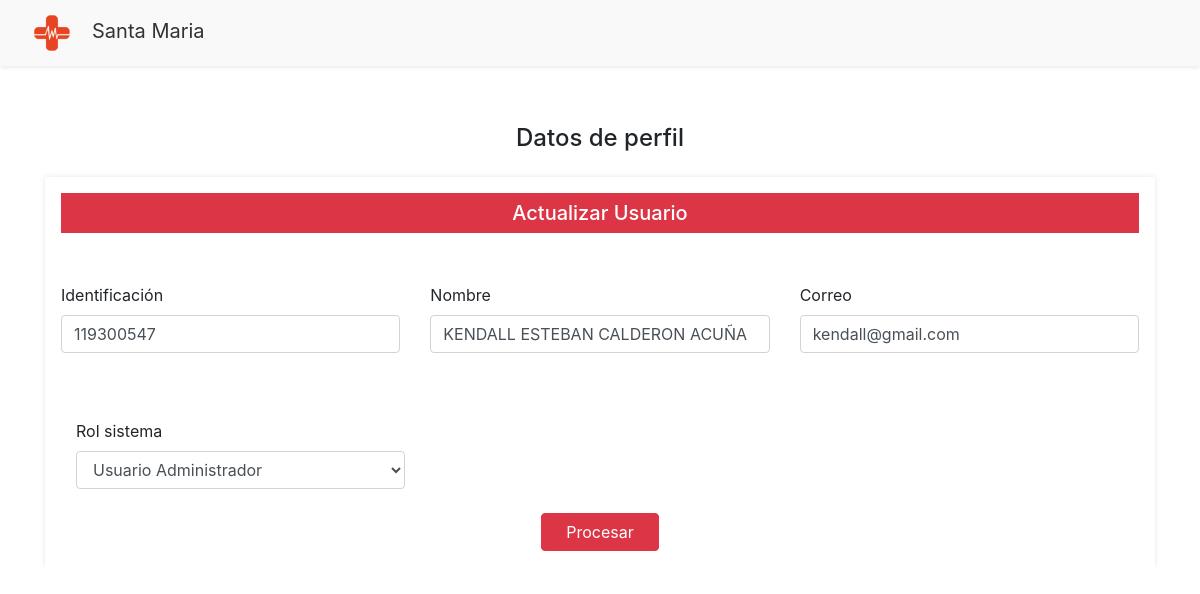
Screenshot of /views/usuario/actualizarUsuario.php?q=2 with the database file from the repository.
### tables this page shows
CREATE TABLE `tusuario` (
  `IdUsuario` int(11) NOT NULL AUTO_INCREMENT,
  `Nombre` varchar(255) NOT NULL,
  `Correo` varchar(100) NOT NULL,
  `Identificacion` varchar(20) NOT NULL,
  `Contrasenna` varchar(10) NOT NULL,
  `IdRol` int(11) NOT NULL,
  `Estado` bit(1) NOT NULL,
  PRIMARY KEY (`IdUsuario`),
  KEY `FK_tusuario_trol` (`IdRol`),
  CONSTRAINT `FK_tusuario_trol` FOREIGN KEY (`IdRol`) REFERENCES `trol` (`IdRol`)
);

### models/usuarioModel.php (called while the page is built, shortened)
<?php
    function consultarInfoUsuarioModel($idUsuario){
    try
        {
            $context = OpenDB();
            $sp = "CALL consultarInfoUsuario('$idUsuario')";
            $respuesta = $context -> query($sp);
            return $respuesta;
        }
        catch(Exception $error)
        {
        RegistrarError($error);
            return null;
        }
    }
    function consultarRolesModel(){
    try
        {
            $context = OpenDB();
            $sp = "CALL ConsultarRoles()";
            $respuesta = $context -> query($sp);
            return $respuesta;
        }
        catch(Exception $error)
        {
        RegistrarError($error);
            return null;
        }
    }
?>

### Controllers/usuarioController.php (called while the page is built, shortened)
<?php
    include_once $_SERVER["DOCUMENT_ROOT"].'/AmbienteWeb/models/usuarioModel.php';
    function consultarInfoUsuario($idUsuario)
    {
        $respuesta = consultarInfoUsuarioModel($idUsuario);
        if($respuesta != null && $respuesta->num_rows > 0){
        return mysqli_fetch_array($respuesta);
        }
    }
    function ConsultarRoles(){
        return consultarRolesModel();
    }
?>

### views/usuario/actualizarUsuario.php (the view, shortened to what this page needs)
<?php
include_once $_SERVER["DOCUMENT_ROOT"] . '/AmbienteWeb/views/layoutInterno.php';
include_once $_SERVER["DOCUMENT_ROOT"] . '/AmbienteWeb/Controllers/usuarioController.php';
$idUsuario = $_GET['q'];
$Resultado = consultarInfoUsuario($idUsuario);
$rolesSistema = ConsultarRoles();
?>
<!DOCTYPE html>
<html>
<body>
  <h4 class="text-center mt-4 mb-4">Datos de perfil</h4>
  <div class="container">
    <div class="card">
      <div class="card-header bg-danger text-white text-center">
        <h5 class="mb-2 mt-2">Actualizar Usuario</h5>
      </div>
      <div class="card-body">
        <form action="" method="post">
            <div class="row g-3">
                <div class="col-md-4">
                <div class="form-group">
                    <label for="txtIdentificacion" class="form-label">Identificación</label>
                    <input id="txtIdentificacion" name="txtIdentificacion"
                    class="form-control" type="text"
                    value="<?php echo $Resultado["Identificacion"] ?>"
                    onkeyup="ConsultarNombreApi()">
                </div>
                </div>
                <div class="col-md-4">
                <div class="form-group">
                    <label for="txtNombre" class="form-label">Nombre</label>
                    <input id="txtNombre" name="txtNombre"
                    type="text" class="form-control"
                    value="<?php echo $Resultado["Nombre"] ?>">
                </div>
                </div>
                <div class="col-md-4">
                <div class="form-group">
                    <label for="txtCorreo" class="form-label">Correo</label>
                    <input id="txtCorreo" name="txtCorreo"
                    type="email" class="form-control"
                    value="<?php echo $Resultado["Correo"] ?>">
                </div>
                </div>
                </div>
                <div class="col-md-4">
                <div class="form-group">
                    <label for="txtNombre" class="form-label">Rol sistema</label>
                    <select id="listaRoles" name="listaRoles" class="form-control">
                        <?php
                    while($fila = mysqli_fetch_array($rolesSistema))
                    {
                        if($Resultado["IdRol"] == $fila["IdRol"]){
                        echo "<option selected value=".$fila["IdRol"].">".$fila["NombreRol"]."</option>";
                        }else{
                        echo "<option value=".$fila["IdRol"].">".$fila["NombreRol"]."</option>";
                        }
                    }?>
                    </select>
                </div>
            </div>
         <div class="text-center mt-4">
            <button class="btn btn-danger btn-info px-4" id="btnActualizarUsuario"
              name="btnActualizarDatosUsuario" type="submit">
              Procesar
            </button>
          </div>
        </form>
      </div>
    </div>
  </div>
</body>
</html>

### views/estilos/layout.css (style rules this page uses)
html, body { overflow-x: hidden; }
.card { border-radius: 0; padding: 1em; border: none; -webkit-box-shadow: 0px 0px 5px 0px rgba(0, 0, 0, 0.1); -moz-box-shadow: 0px 0px 5px 0px rgba(0, 0, 0, 0.1); box-shadow: 0px 0px 5px 0px rgba(0, 0, 0, 0.1); margin-top: 10px; }
.card .card-header { border-radius: 0; background-color: transparent; padding: 0; border: none; vertical-align: center; }
.card .card-header h1, .card .card-header h2, .card .card-header h3, .card .card-header h4, .card .card-header h5, .card .card-header h6 { text-transform: capitalize; }
.card .card-body { padding: 0; border:none; }

### rows the page displays
tusuario: txtIdentificacion "119300547", txtNombre "KENDALL ESTEBAN CALDERON ACUÑA", txtCorreo "kendall@gmail.com"

### other values shown
form field listaRoles "Usuario Administrador"
